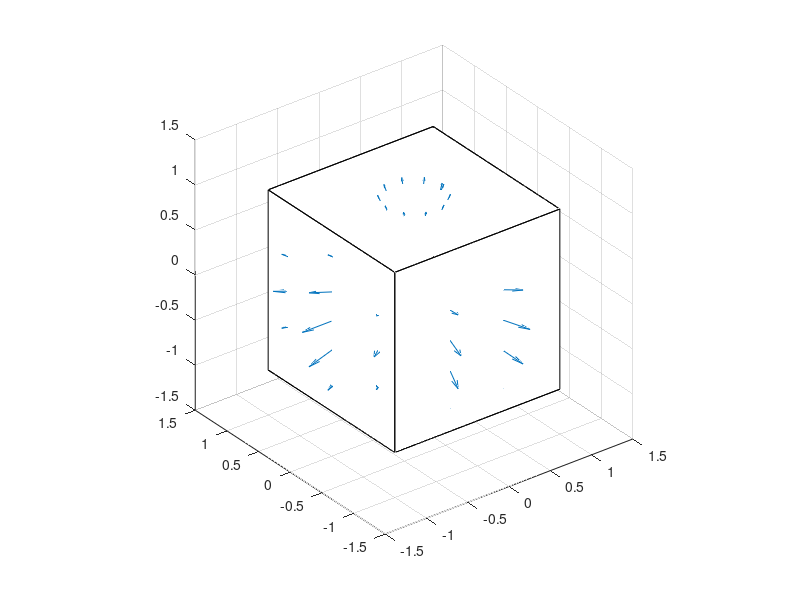

The MATLAB script that drew this image: (Note: this script raises an error after producing the figure.)
% 2. 
% %Gauss's Law 
clear
a = -pi : pi/2 : pi;                                % Define Corners
ph = pi/4;                                          % Define Angular Orientation (‘Phase’)
x = [cos(a+ph); cos(a+ph)]/cos(ph);
y = [sin(a+ph); sin(a+ph)]/sin(ph);
z = [-ones(size(a)); ones(size(a))];
figure
surf(x, y, z, 'FaceColor','w')                      % Plot Cube
hold on
patch(x', y', z', 'w')                              % Make Cube Appear Solid
hold off
axis([ -1  1    -1  1    -1  1]*1.5)
grid on

hold on
[X,Y,Z] = sphere(10);
[U,V,W] = surfnorm(X,Y,Z);
quiver3(X,Y,Z,U,V,W,0)
axis equal
hold off

%compute the flux 

% Define the position of the point charge and the dimensions of the square

r = [0, 0, 0]; % Position of the point charge

%compute the flux on the xy plane

dx=0.0001;
dy=0.0001;


X=0:dx:0.5;
Y=0:dy:0.5; 
[X,Y]=meshgrid(X,Y);

dist=sqrt((X.^2)+(Y.^2)+0.5^2);
Q=1;

%Gauss's law
epsilon_0 = 8.8541878128e-12; % Vacuum permittivity
E_mag = Q./ (4. * pi.* epsilon_0.* dist.^2);


cosine=0.5./dist;
flux=sum((dx*dy).*E_mag.*cosine,"all");

fluxforcube=24*flux
theoreticalvalue=1/epsilon_0 



